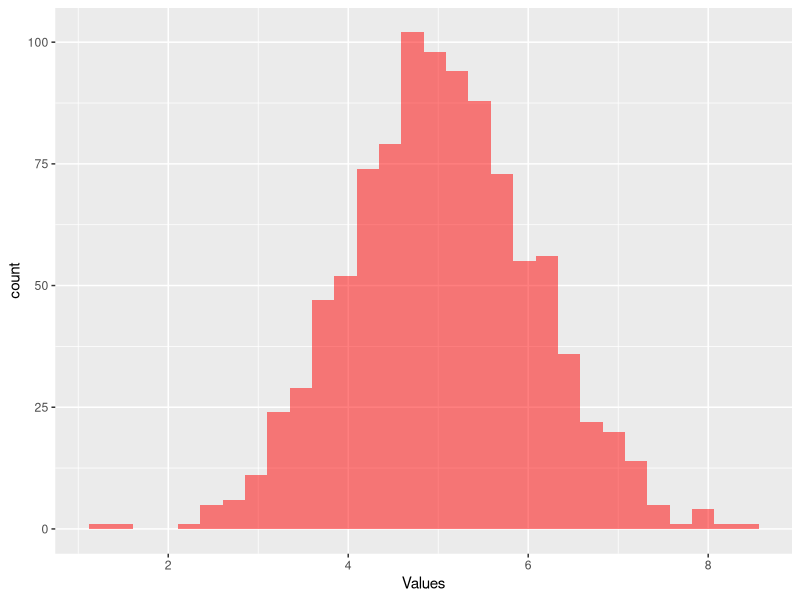

Generate this figure with R:
## ---- chunk 1
knitr::opts_chunk$set(echo = TRUE)
## ---- chunk 2
norm_26 <- rnorm(26)
## ---- chunk 3
# Exclude the mean - fourth element in the vector
summary(norm_26)[-4]
## ---- chunk 4
n <- 100
d <- 10
pois_100 <- matrix(rpois(n, 1), d)
## ---- chunk 5
# max columns randomly gives the index when there is a tie
max_i <- max.col(pois_100)
# index the original values with max_i nice to have the index
pois_100[cbind(seq(10),max_i)]

# Or use apply - tidier solution
apply(X = pois_100, MARGIN = 1, FUN = max)

# Use apply with an anonymous function - flexible
row_max <- apply(X = pois_100, MARGIN = 1, FUN = function(x){max(x)})
## ---- chunk 6
list_r <- list(pois_100, row_max)
## ---- chunk 7
lapply(list_r,FUN = length)

## ---- chunk 8
row_max <- function(x){
  apply(X = x, MARGIN = 1, FUN = function(x){max(x)})
}
row_max(pois_100)
## ---- chunk 9
sim_values <- function(n, dist = "Normal", ...) {
  
  if (tolower(dist) == "normal") {
    mean <- list(...)$mean
    sd <- list(...)$sd
    if (is.null(mean)) {
      mean <- 0
    }
    if (is.null(sd)) {
      sd <- 1
    }
    rnorm(n, mean, sd)
  }
  
  else if (tolower(dist) == "poisson"){
    lambda <- list(...)$lambda
    if (is.null(lambda)) {
      lambda <- 1
    }
    rpois(n, lambda)
  }
  
  else if (tolower(dist) == "binomial") {
    size <- list(...)$size
    prob <- list(...)$prob
    if (is.null(size)) {
      size <- 10
    }
    if (is.null(prob)) {
      prob <- 0.5
    }
    rbinom(n, size, prob)
  }
  
}
## ---- chunk 10
library(ggplot2)
df_sim <- data.frame(Values =sim_values(1000, dist = "NORMAL", mean = 5))

ggplot2::ggplot() + ggplot2::geom_histogram(data = df_sim, mapping = aes(Values), bins = 30, fill = "red", alpha = 0.5)
